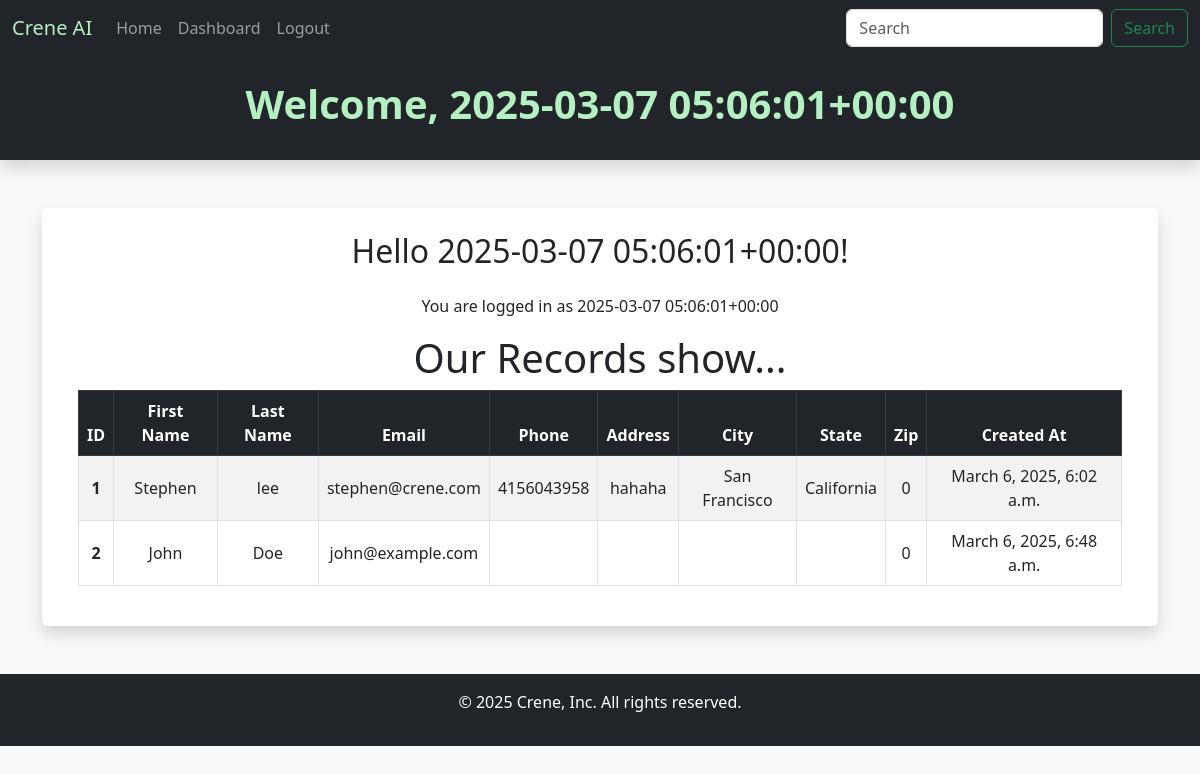
The page /dashboard/ (signed in) on the database its author committed.
### website/models.py (models this page shows, shortened)
class Record(models.Model):
    created_at = models.DateTimeField(auto_now_add=True)
    first_name = models.CharField(max_length=100)
    last_name = models.CharField(max_length=100)
    address = models.CharField(max_length=100)
    city = models.CharField(max_length=100)
    state = models.CharField(max_length=100)
    zip_code = models.CharField(max_length=10)      # renamed from "zip"
    email = models.EmailField(max_length=50)
    phone = models.CharField(max_length=20)
    username = models.CharField(max_length=100, null=True, blank=True)
    password = models.CharField(max_length=255, null=True, blank=True)  # renamed from "password1"

### dcrm/views.py (the view)
# urls.py: path('dashboard/', views.dashboard, name='dashboard'),  # New dashboard path
def dashboard(request):
    logged_in_record = get_logged_in_record(request)
    if not logged_in_record:
        messages.error(request, "You must be logged in first.")
        return redirect('home')
    records = Record.objects.all()
    return render(request, 'website/dashboard.html', {
        'records': records,
        'record_logged_in': logged_in_record,
    })

### dcrm/views.py (called while the page is built)
def get_logged_in_record(request):
    record_id = request.session.get('record_id')
    if record_id:
        try:
            return Record.objects.get(id=record_id)
        except Record.DoesNotExist:
            pass
    return None

### website/Templates/website/dashboard.html (shortened to what this page needs)
{% extends 'website/base.html' %}
{% block header %}
  {% if record_logged_in %}
    Welcome, {{ record_logged_in.username }}
  {% else %}
    Dashboard
  {% endif %}
{% endblock %}
{% block content %}
<div class="container text-center">
  {% if record_logged_in %}
    <h2 class="mb-4">Hello {{ record_logged_in.username }}!</h2>
    <p>You are logged in as {{ record_logged_in.username }}</p>
    <h1>Our Records show...</h1>
    {% if records %}
     <table class="table table-striped table-hover table-bordered align-middle">
      <thead class="table-dark">
        <tr>
          <th scope="col">ID</th>
          <th scope="col">First Name</th>
          <th scope="col">Last Name</th>
          <th scope="col">Email</th>
          <th scope="col">Phone</th>
          <th scope="col">Address</th>
          <th scope="col">City</th>
          <th scope="col">State</th>
          <th scope="col">Zip</th>
          <th scope="col">Created At</th>
        </tr>
      </thead>
      <tbody>
        {% for record in records %}
          <tr>
            <th scope="row">{{ record.id }}</th>
            <td>{{ record.first_name }}</td>
            <td>{{ record.last_name }}</td>
            <td>{{ record.email }}</td>
            <td>{{ record.phone }}</td>
            <td>{{ record.address }}</td>
            <td>{{ record.city }}</td>
            <td>{{ record.state }}</td>
            <td>{{ record.zip_code }}</td>
            <td>{{ record.created_at }}</td>
          </tr>
        {% endfor %}
      </tbody>
     </table>
    {% else %}
      <p>No records found.</p>
    {% endif %}
  {% else %}
    <h2>You are not logged in.</h2>
    <p><a href="{% url 'home' %}">Go to Home</a> to log in first.</p>
  {% endif %}
</div>
{% endblock %}

### rows shown on the page
Record: username "2025-03-07 05:06:01+00:00", id "1", first_name "Stephen", last_name "lee", email "stephen@crene.com", phone "4156043958", address "hahaha", city "San Francisco", state "California", zip_code "0", created_at "March 6, 2025, 6:02 a.m."
Record: id "2", first_name "John", last_name "Doe", email "john@example.com", zip_code "0", created_at "March 6, 2025, 6:48 a.m."
